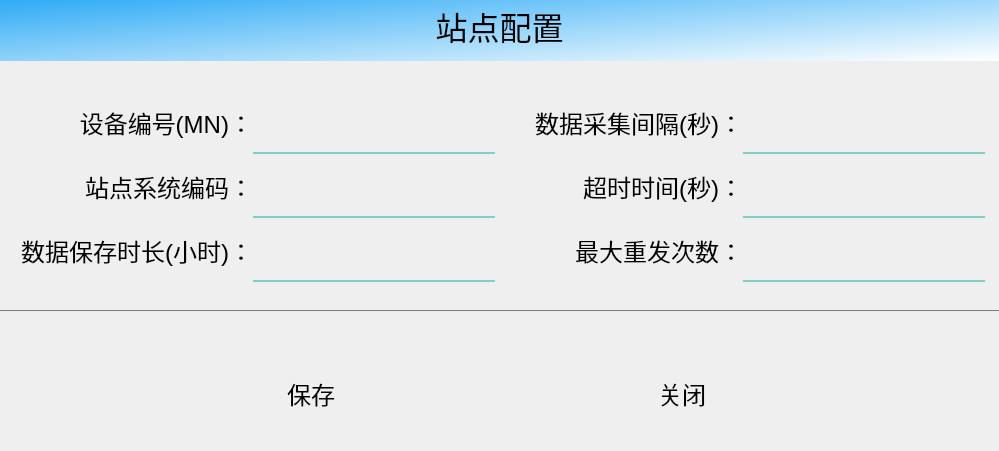
<?xml version="1.0" encoding="UTF-8"?>
<ui version="4.0">
 <class>DialogSetupSite</class>
 <widget class="QDialog" name="DialogSetupSite">
  <property name="geometry">
   <rect>
    <x>0</x>
    <y>0</y>
    <width>999</width>
    <height>451</height>
   </rect>
  </property>
  <property name="windowTitle">
   <string>Dialog</string>
  </property>
  <widget class="QWidget" name="horizontalLayoutWidget">
   <property name="geometry">
    <rect>
     <x>0</x>
     <y>0</y>
     <width>1001</width>
     <height>451</height>
    </rect>
   </property>
   <layout class="QHBoxLayout" name="hLayoutMain" stretch="0">
    <property name="spacing">
     <number>0</number>
    </property>
    <property name="leftMargin">
     <number>0</number>
    </property>
    <property name="topMargin">
     <number>0</number>
    </property>
    <property name="rightMargin">
     <number>0</number>
    </property>
    <property name="bottomMargin">
     <number>0</number>
    </property>
    <item>
     <layout class="QVBoxLayout" name="verticalLayout" stretch="0">
      <property name="spacing">
       <number>0</number>
      </property>
      <property name="leftMargin">
       <number>0</number>
      </property>
      <property name="topMargin">
       <number>0</number>
      </property>
      <property name="rightMargin">
       <number>0</number>
      </property>
      <property name="bottomMargin">
       <number>0</number>
      </property>
      <item>
       <widget class="QFrame" name="frameParaments">
        <property name="styleSheet">
         <string notr="true">background-color: transparent;color:white;</string>
        </property>
        <property name="frameShape">
         <enum>QFrame::NoFrame</enum>
        </property>
        <property name="frameShadow">
         <enum>QFrame::Raised</enum>
        </property>
        <property name="lineWidth">
         <number>0</number>
        </property>
        <widget class="QWidget" name="layoutWidget_2">
         <property name="geometry">
          <rect>
           <x>14</x>
           <y>60</y>
           <width>971</width>
           <height>245</height>
          </rect>
         </property>
         <layout class="QGridLayout" name="gridLayout" rowstretch="1,1,1,1,1" columnstretch="1,0,0,0,0">
          <property name="leftMargin">
           <number>0</number>
          </property>
          <property name="topMargin">
           <number>30</number>
          </property>
          <property name="rightMargin">
           <number>0</number>
          </property>
          <property name="bottomMargin">
           <number>0</number>
          </property>
          <property name="spacing">
           <number>0</number>
          </property>
          <item row="2" column="1">
           <layout class="QHBoxLayout" name="horizontalLayout_5">
            <item>
             <widget class="QLineEdit" name="dataSTORAGE_TIME">
              <property name="enabled">
               <bool>true</bool>
              </property>
              <property name="minimumSize">
               <size>
                <width>0</width>
                <height>64</height>
               </size>
              </property>
              <property name="maximumSize">
               <size>
                <width>16777215</width>
                <height>64</height>
               </size>
              </property>
              <property name="font">
               <font>
                <pointsize>20</pointsize>
               </font>
              </property>
              <property name="autoFillBackground">
               <bool>false</bool>
              </property>
              <property name="styleSheet">
               <string notr="true">background-color: transparent;
color: black;
border-width:0;
border-style:outset;
border-bottom:2px solid #80d0c7;</string>
              </property>
              <property name="text">
               <string/>
              </property>
              <property name="echoMode">
               <enum>QLineEdit::Normal</enum>
              </property>
              <property name="readOnly">
               <bool>false</bool>
              </property>
             </widget>
            </item>
           </layout>
          </item>
          <item row="0" column="1">
           <layout class="QHBoxLayout" name="horizontalLayout_18">
            <item>
             <widget class="QLineEdit" name="dataMN">
              <property name="enabled">
               <bool>true</bool>
              </property>
              <property name="minimumSize">
               <size>
                <width>100</width>
                <height>64</height>
               </size>
              </property>
              <property name="maximumSize">
               <size>
                <width>300</width>
                <height>64</height>
               </size>
              </property>
              <property name="font">
               <font>
                <pointsize>20</pointsize>
               </font>
              </property>
              <property name="autoFillBackground">
               <bool>false</bool>
              </property>
              <property name="styleSheet">
               <string notr="true">background-color: transparent;
color: black;
border-width:0;
border-style:outset;
border-bottom:2px solid #80d0c7;</string>
              </property>
              <property name="text">
               <string/>
              </property>
              <property name="echoMode">
               <enum>QLineEdit::Normal</enum>
              </property>
              <property name="readOnly">
               <bool>false</bool>
              </property>
             </widget>
            </item>
           </layout>
          </item>
          <item row="2" column="4">
           <layout class="QHBoxLayout" name="horizontalLayout_2">
            <property name="spacing">
             <number>0</number>
            </property>
            <item>
             <widget class="QLineEdit" name="dataREPEAT">
              <property name="enabled">
               <bool>true</bool>
              </property>
              <property name="minimumSize">
               <size>
                <width>0</width>
                <height>64</height>
               </size>
              </property>
              <property name="maximumSize">
               <size>
                <width>16777215</width>
                <height>64</height>
               </size>
              </property>
              <property name="font">
               <font>
                <pointsize>20</pointsize>
               </font>
              </property>
              <property name="autoFillBackground">
               <bool>false</bool>
              </property>
              <property name="styleSheet">
               <string notr="true">background-color: transparent;
color: black;
border-width:0;
border-style:outset;
border-bottom:2px solid #80d0c7;</string>
              </property>
              <property name="text">
               <string/>
              </property>
              <property name="echoMode">
               <enum>QLineEdit::Normal</enum>
              </property>
              <property name="readOnly">
               <bool>false</bool>
              </property>
             </widget>
            </item>
           </layout>
          </item>
          <item row="4" column="1">
           <layout class="QHBoxLayout" name="horizontalLayout_3">
            <property name="spacing">
             <number>0</number>
            </property>
           </layout>
          </item>
          <item row="0" column="3">
           <layout class="QHBoxLayout" name="horizontalLayout_16">
            <item>
             <widget class="QLabel" name="lbINTERVAL">
              <property name="minimumSize">
               <size>
                <width>0</width>
                <height>64</height>
               </size>
              </property>
              <property name="font">
               <font>
                <pointsize>18</pointsize>
               </font>
              </property>
              <property name="styleSheet">
               <string notr="true">background-color: transparent;
color: black;</string>
              </property>
              <property name="text">
               <string>数据采集间隔(秒)：</string>
              </property>
              <property name="alignment">
               <set>Qt::AlignRight|Qt::AlignTrailing|Qt::AlignVCenter</set>
              </property>
             </widget>
            </item>
           </layout>
          </item>
          <item row="4" column="4">
           <layout class="QHBoxLayout" name="horizontalLayout_4">
            <property name="spacing">
             <number>0</number>
            </property>
           </layout>
          </item>
          <item row="0" column="4">
           <layout class="QHBoxLayout" name="horizontalLayout_19">
            <item>
             <widget class="QLineEdit" name="dataINTERVAL">
              <property name="enabled">
               <bool>true</bool>
              </property>
              <property name="minimumSize">
               <size>
                <width>0</width>
                <height>64</height>
               </size>
              </property>
              <property name="maximumSize">
               <size>
                <width>16777215</width>
                <height>64</height>
               </size>
              </property>
              <property name="font">
               <font>
                <pointsize>20</pointsize>
               </font>
              </property>
              <property name="autoFillBackground">
               <bool>false</bool>
              </property>
              <property name="styleSheet">
               <string notr="true">background-color: transparent;
color: black;
border-width:0;
border-style:outset;
border-bottom:2px solid #80d0c7;</string>
              </property>
              <property name="text">
               <string/>
              </property>
              <property name="echoMode">
               <enum>QLineEdit::Normal</enum>
              </property>
              <property name="readOnly">
               <bool>false</bool>
              </property>
             </widget>
            </item>
           </layout>
          </item>
          <item row="1" column="1">
           <layout class="QHBoxLayout" name="horizontalLayout_6">
            <item>
             <widget class="QLineEdit" name="dataST">
              <property name="enabled">
               <bool>true</bool>
              </property>
              <property name="minimumSize">
               <size>
                <width>0</width>
                <height>64</height>
               </size>
              </property>
              <property name="maximumSize">
               <size>
                <width>16777215</width>
                <height>64</height>
               </size>
              </property>
              <property name="font">
               <font>
                <pointsize>20</pointsize>
               </font>
              </property>
              <property name="autoFillBackground">
               <bool>false</bool>
              </property>
              <property name="styleSheet">
               <string notr="true">background-color: transparent;
color: black;
border-width:0;
border-style:outset;
border-bottom:2px solid #80d0c7;</string>
              </property>
              <property name="text">
               <string/>
              </property>
              <property name="echoMode">
               <enum>QLineEdit::Normal</enum>
              </property>
              <property name="readOnly">
               <bool>false</bool>
              </property>
             </widget>
            </item>
           </layout>
          </item>
          <item row="0" column="0">
           <layout class="QHBoxLayout" name="horizontalLayout_17">
            <item>
             <widget class="QLabel" name="lbMN">
              <property name="minimumSize">
               <size>
                <width>0</width>
                <height>64</height>
               </size>
              </property>
              <property name="font">
               <font>
                <pointsize>18</pointsize>
               </font>
              </property>
              <property name="styleSheet">
               <string notr="true">background-color: transparent;
color: black;</string>
              </property>
              <property name="text">
               <string>设备编号(MN)：</string>
              </property>
              <property name="alignment">
               <set>Qt::AlignRight|Qt::AlignTrailing|Qt::AlignVCenter</set>
              </property>
             </widget>
            </item>
           </layout>
          </item>
          <item row="0" column="2">
           <widget class="QLabel" name="label_6">
            <property name="minimumSize">
             <size>
              <width>40</width>
              <height>64</height>
             </size>
            </property>
            <property name="maximumSize">
             <size>
              <width>40</width>
              <height>16777215</height>
             </size>
            </property>
            <property name="font">
             <font>
              <pointsize>20</pointsize>
             </font>
            </property>
            <property name="styleSheet">
             <string notr="true">background-color: transparent;</string>
            </property>
            <property name="text">
             <string/>
            </property>
            <property name="alignment">
             <set>Qt::AlignRight|Qt::AlignTrailing|Qt::AlignVCenter</set>
            </property>
           </widget>
          </item>
          <item row="1" column="0">
           <widget class="QLabel" name="lbMN_2">
            <property name="minimumSize">
             <size>
              <width>0</width>
              <height>64</height>
             </size>
            </property>
            <property name="font">
             <font>
              <pointsize>18</pointsize>
             </font>
            </property>
            <property name="styleSheet">
             <string notr="true">background-color: transparent;
color: black;</string>
            </property>
            <property name="text">
             <string>站点系统编码：</string>
            </property>
            <property name="alignment">
             <set>Qt::AlignRight|Qt::AlignTrailing|Qt::AlignVCenter</set>
            </property>
           </widget>
          </item>
          <item row="1" column="4">
           <layout class="QHBoxLayout" name="horizontalLayout_7">
            <item>
             <widget class="QLineEdit" name="dataTIMEOUT">
              <property name="enabled">
               <bool>true</bool>
              </property>
              <property name="minimumSize">
               <size>
                <width>0</width>
                <height>64</height>
               </size>
              </property>
              <property name="maximumSize">
               <size>
                <width>16777215</width>
                <height>64</height>
               </size>
              </property>
              <property name="font">
               <font>
                <pointsize>20</pointsize>
               </font>
              </property>
              <property name="autoFillBackground">
               <bool>false</bool>
              </property>
              <property name="styleSheet">
               <string notr="true">background-color: transparent;
color: black;
border-width:0;
border-style:outset;
border-bottom:2px solid #80d0c7;</string>
              </property>
              <property name="text">
               <string/>
              </property>
              <property name="echoMode">
               <enum>QLineEdit::Normal</enum>
              </property>
              <property name="readOnly">
               <bool>false</bool>
              </property>
             </widget>
            </item>
           </layout>
          </item>
          <item row="2" column="3">
           <widget class="QLabel" name="lbREPEAT">
            <property name="minimumSize">
             <size>
              <width>0</width>
              <height>64</height>
             </size>
            </property>
            <property name="font">
             <font>
              <pointsize>18</pointsize>
             </font>
            </property>
            <property name="styleSheet">
             <string notr="true">background-color: transparent;
color: black;</string>
            </property>
            <property name="text">
             <string>最大重发次数：</string>
            </property>
            <property name="alignment">
             <set>Qt::AlignRight|Qt::AlignTrailing|Qt::AlignVCenter</set>
            </property>
           </widget>
          </item>
          <item row="1" column="3">
           <widget class="QLabel" name="lbTIMEOUT">
            <property name="minimumSize">
             <size>
              <width>0</width>
              <height>64</height>
             </size>
            </property>
            <property name="font">
             <font>
              <pointsize>18</pointsize>
             </font>
            </property>
            <property name="styleSheet">
             <string notr="true">background-color: transparent;
color: black;</string>
            </property>
            <property name="text">
             <string>超时时间(秒)：</string>
            </property>
            <property name="alignment">
             <set>Qt::AlignRight|Qt::AlignTrailing|Qt::AlignVCenter</set>
            </property>
           </widget>
          </item>
          <item row="2" column="0">
           <widget class="QLabel" name="lbSTORAGE_TIME">
            <property name="minimumSize">
             <size>
              <width>0</width>
              <height>64</height>
             </size>
            </property>
            <property name="font">
             <font>
              <pointsize>18</pointsize>
             </font>
            </property>
            <property name="styleSheet">
             <string notr="true">background-color: transparent;
color: black;</string>
            </property>
            <property name="text">
             <string>数据保存时长(小时)：</string>
            </property>
            <property name="alignment">
             <set>Qt::AlignRight|Qt::AlignTrailing|Qt::AlignVCenter</set>
            </property>
           </widget>
          </item>
         </layout>
        </widget>
        <widget class="QWidget" name="horizontalLayoutWidget_2">
         <property name="geometry">
          <rect>
           <x>10</x>
           <y>320</y>
           <width>981</width>
           <height>121</height>
          </rect>
         </property>
         <layout class="QHBoxLayout" name="horizontalLayout">
          <property name="leftMargin">
           <number>0</number>
          </property>
          <property name="topMargin">
           <number>25</number>
          </property>
          <property name="rightMargin">
           <number>8</number>
          </property>
          <item>
           <widget class="QToolButton" name="btnSave">
            <property name="minimumSize">
             <size>
              <width>128</width>
              <height>90</height>
             </size>
            </property>
            <property name="font">
             <font>
              <pointsize>18</pointsize>
             </font>
            </property>
            <property name="focusPolicy">
             <enum>Qt::NoFocus</enum>
            </property>
            <property name="styleSheet">
             <string notr="true">background: rgba(255,255,255,0); 
color:black</string>
            </property>
            <property name="text">
             <string>保存</string>
            </property>
            <property name="icon">
             <iconset resource="Images.qrc">
              <normaloff>:/Images/save_64.png</normaloff>:/Images/save_64.png</iconset>
            </property>
            <property name="iconSize">
             <size>
              <width>64</width>
              <height>64</height>
             </size>
            </property>
            <property name="toolButtonStyle">
             <enum>Qt::ToolButtonTextUnderIcon</enum>
            </property>
            <property name="autoRaise">
             <bool>true</bool>
            </property>
           </widget>
          </item>
          <item>
           <widget class="QToolButton" name="btnClose">
            <property name="minimumSize">
             <size>
              <width>128</width>
              <height>90</height>
             </size>
            </property>
            <property name="font">
             <font>
              <pointsize>18</pointsize>
             </font>
            </property>
            <property name="focusPolicy">
             <enum>Qt::NoFocus</enum>
            </property>
            <property name="styleSheet">
             <string notr="true">background: rgba(255,255,255,0);
color:black;</string>
            </property>
            <property name="text">
             <string>关闭</string>
            </property>
            <property name="icon">
             <iconset resource="Images.qrc">
              <normaloff>:/Images/cancel_64.png</normaloff>:/Images/cancel_64.png</iconset>
            </property>
            <property name="iconSize">
             <size>
              <width>64</width>
              <height>64</height>
             </size>
            </property>
            <property name="toolButtonStyle">
             <enum>Qt::ToolButtonTextUnderIcon</enum>
            </property>
            <property name="autoRaise">
             <bool>true</bool>
            </property>
           </widget>
          </item>
         </layout>
        </widget>
        <widget class="QLabel" name="label">
         <property name="geometry">
          <rect>
           <x>0</x>
           <y>-10</y>
           <width>999</width>
           <height>71</height>
          </rect>
         </property>
         <property name="font">
          <font>
           <pointsize>24</pointsize>
          </font>
         </property>
         <property name="styleSheet">
          <string notr="true">color: black;
background-color:  qlineargradient(spread:pad, x1:0, y1:0, x2:1, y2:1, stop:0 #20A5F5, stop:1 #FFFFFF);</string>
         </property>
         <property name="text">
          <string>站点配置</string>
         </property>
         <property name="alignment">
          <set>Qt::AlignCenter</set>
         </property>
        </widget>
        <widget class="QFrame" name="frame_3">
         <property name="geometry">
          <rect>
           <x>0</x>
           <y>310</y>
           <width>1049</width>
           <height>1</height>
          </rect>
         </property>
         <property name="minimumSize">
          <size>
           <width>512</width>
           <height>0</height>
          </size>
         </property>
         <property name="maximumSize">
          <size>
           <width>11111111</width>
           <height>16777215</height>
          </size>
         </property>
         <property name="styleSheet">
          <string notr="true">background-color: gray;</string>
         </property>
         <property name="frameShape">
          <enum>QFrame::NoFrame</enum>
         </property>
         <property name="frameShadow">
          <enum>QFrame::Raised</enum>
         </property>
        </widget>
       </widget>
      </item>
     </layout>
    </item>
   </layout>
  </widget>
 </widget>
 <resources>
  <include location="Images.qrc"/>
 </resources>
 <connections/>
</ui>
